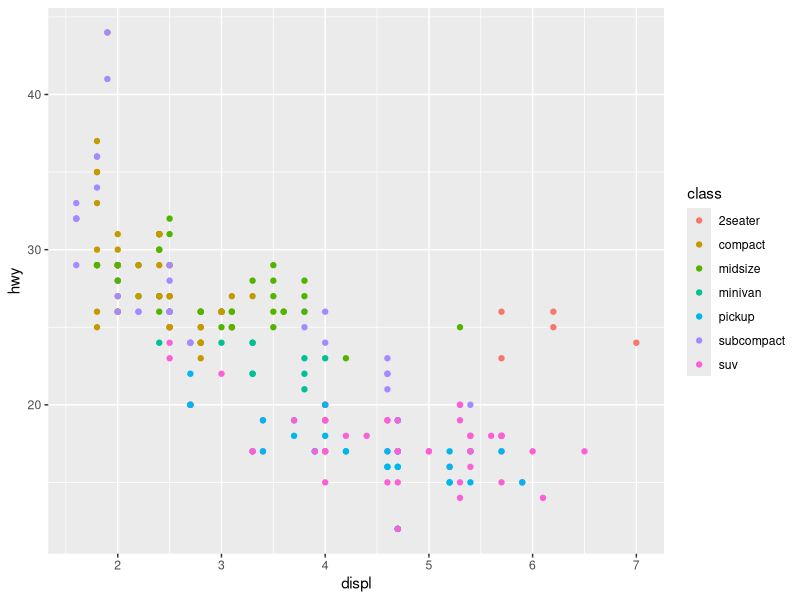
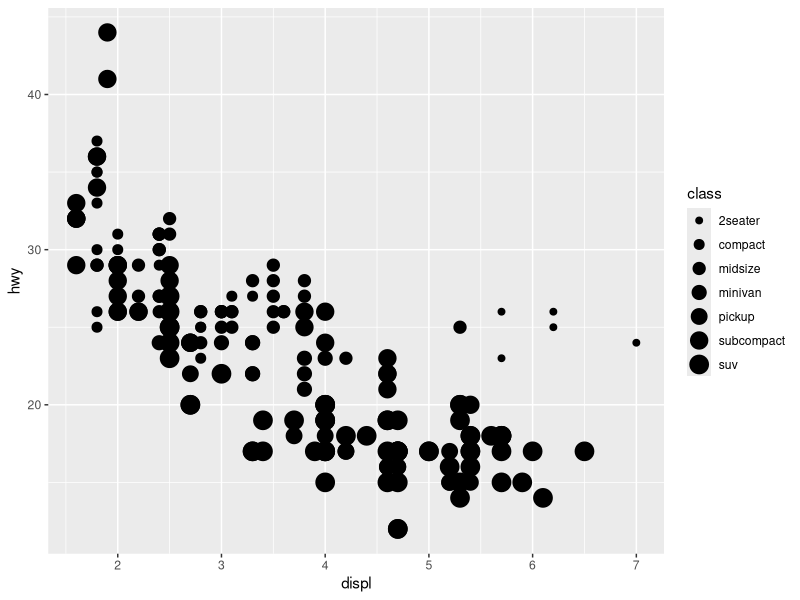
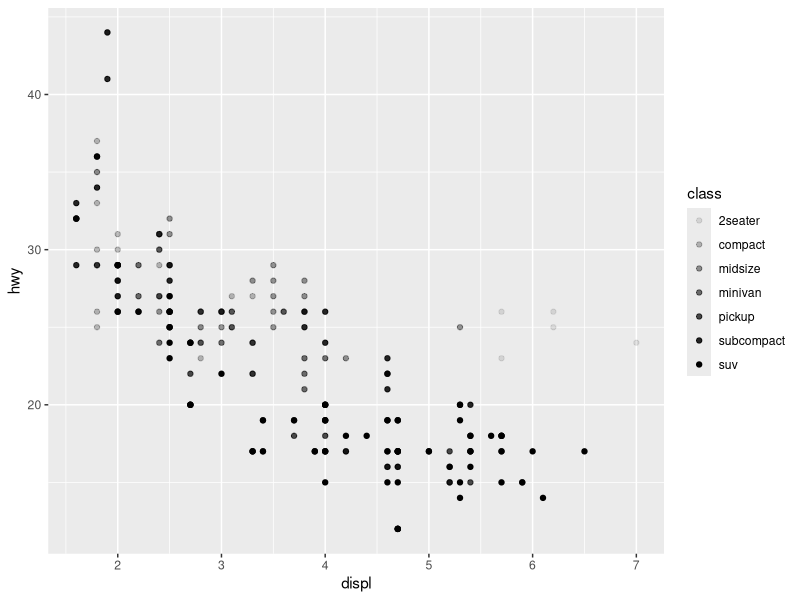
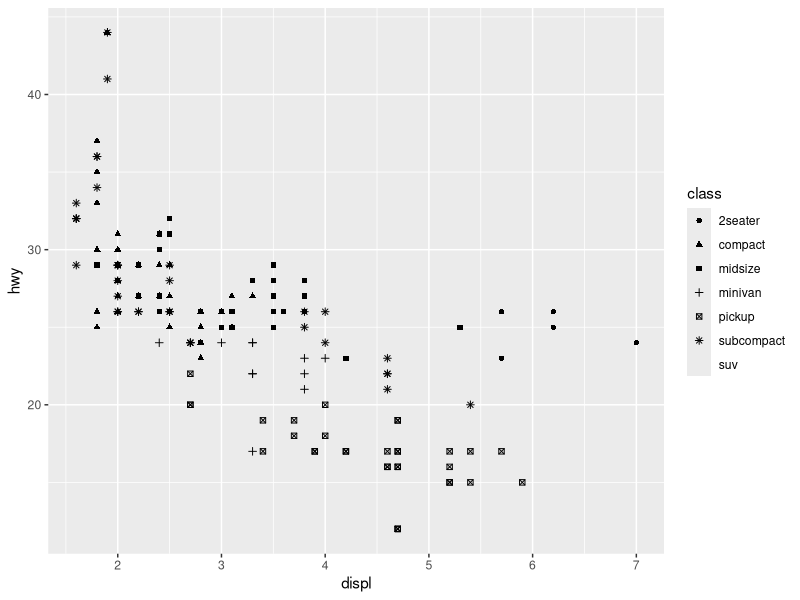
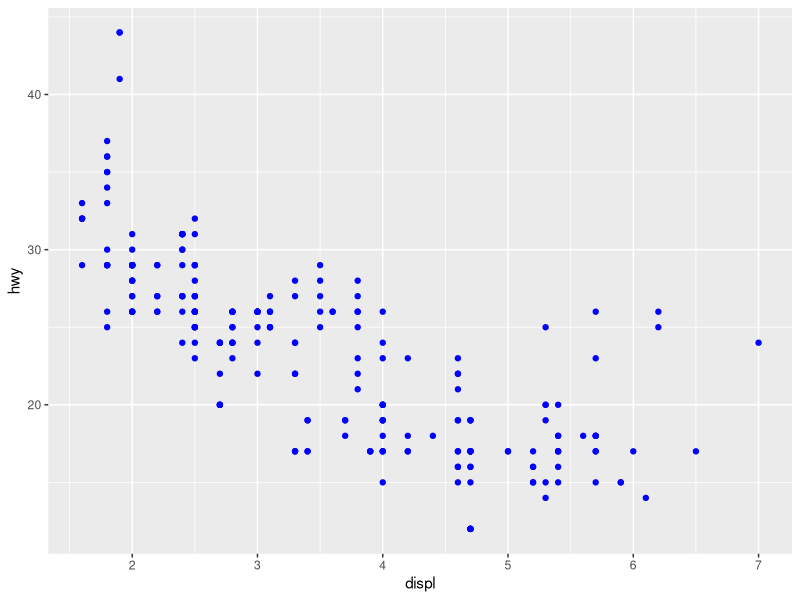

Here is the R script that generated these plots, in order:
library(tidyverse)

ggplot(data=mpg) + 
  geom_point(mapping = aes(x = displ, y = hwy, color = class))

ggplot(data=mpg) + 
  geom_point(mapping = aes(x = displ, y = hwy, size = class))

ggplot(data=mpg) + 
  geom_point(mapping = aes(x = displ, y = hwy, alpha = class))

ggplot(data=mpg) + 
  geom_point(mapping = aes(x = displ, y = hwy, shape = class))

ggplot(data=mpg) + 
  geom_point(mapping = aes(x = displ, y = hwy), color = "blue")
